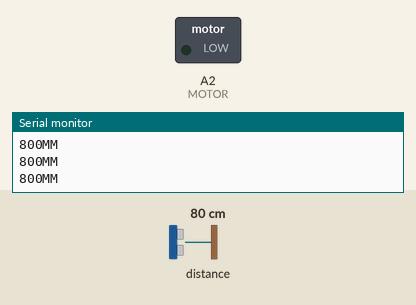
Simulated run of this program. Board: Arduino Nano, built with avr-gcc and run on an emulated ATmega328P. Parts: switched loads named in the program (green lamp = pin HIGH), the last lines printed to the serial monitor. Dashed ring = blinking. The test bench sets the inputs (shaded band); at power-on: distance to the obstacle 80 cm.

Above: at 1.2 s.
1.3 s: distance to the obstacle set to 197 cm
At 1.58 s:
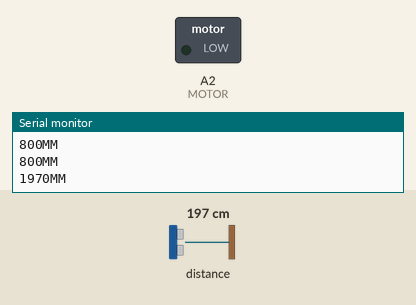
4.3 s: distance to the obstacle set to 205 cm
At 5.7 s:
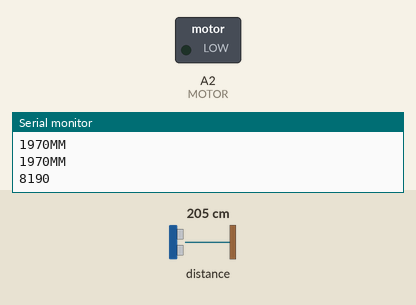
6.0 s: distance to the obstacle set to 84 cm
7.5 s: distance to the obstacle set to 77 cm
At 7.88 s:
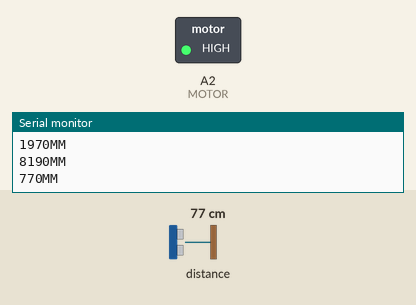
10.5 s: distance to the obstacle set to 4 cm
At 11.2 s:
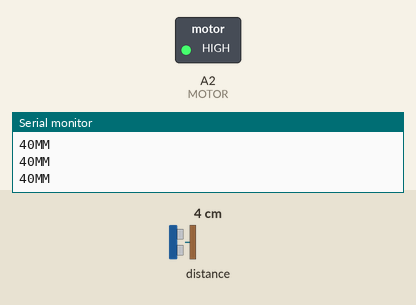
Timing chart, 0 to 59.7 s (numbered marks = the images above; inputs shaded):
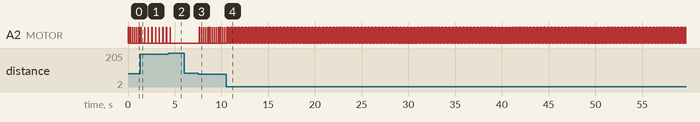

The program:

main.cpp
```cpp
#include <Arduino.h>
#include <Wire.h>
#include <VL53L0X.h>

const static int TX = 8;
const static int RX = 9;

int rightshift_log(long duration) {
	int lg = 0;
	while(duration > 0) {
		duration >>= 1;
		lg++;
	}


	return lg;
}

VL53L0X sensor;

const int MOTOR = A2;

void setup()
{
  Serial.begin(115200);
  Wire.begin();
	pinMode(TX, OUTPUT);
	pinMode(RX, INPUT);
	pinMode(MOTOR, OUTPUT);

  sensor.setTimeout(500);
  if (!sensor.init())
  {
    Serial.println("Failed to detect and initialize sensor!");
    while (1) {}
  }

  // Start continuous back-to-back mode (take readings as
  // fast as possible).  To use continuous timed mode
  // instead, provide a desired inter-measurement period in
  // ms (e.g. sensor.startContinuous(100)).
  sensor.startContinuous();
}

void delay_with_alarm(int time, int threshold) {
	if(time < 50) {
		delay(time);
		return;
	}
	while(time > 0) {
		time -= 50;
		delay(50);
		int reading = sensor.readRangeContinuousMillimeters();

		if(reading < threshold || (threshold == -1 && reading*0.1 < time)) {
			return;
		}

	}
}

void loop()
{
	int reading = sensor.readRangeContinuousMillimeters();
	//delay_with_alarm(10000);
  if (sensor.timeoutOccurred()) { Serial.print(" TIMEOUT"); }

	digitalWrite(MOTOR, HIGH);
	delay(25);
	digitalWrite(MOTOR, LOW);
		//reading -= 200; //subtract 20cm
	Serial.print(reading);
	if(reading > 8000) {
		delay_with_alarm(10000, 800);
		//delay(500);

	}
	Serial.print("MM");
	reading = 0.1*reading;
	delay_with_alarm(reading, -1);

  Serial.println();
}
```

Measured:
- the behaviour switches between 200 and 201 cm on distance to the obstacle (found by bisection; images 1 and 2)
- the behaviour switches between 80 and 79 cm on distance to the obstacle (found by bisection; images 2 and 3)
- after the input at 1.3 s, A2 (MOTOR): alternates HIGH for 0.03 s and LOW for 0.37 s, starting after 0.47 s
- after the input at 4.3 s, A2 (MOTOR): goes on until 4.5 s, then stays LOW
- after the input at 6.0 s, every drawn part: stays the same
- after the input at 7.5 s, A2 (MOTOR): alternates HIGH for 0.03 s and LOW for 0.20 s, starting after 0.14 s
- after the input at 10.5 s, A2 (MOTOR): alternates HIGH for 0.03 s and LOW for 0.04 s, starting after 0.13 s
- by itself, A2 (MOTOR): alternates HIGH for 0.03 s and LOW for 0.20 s
